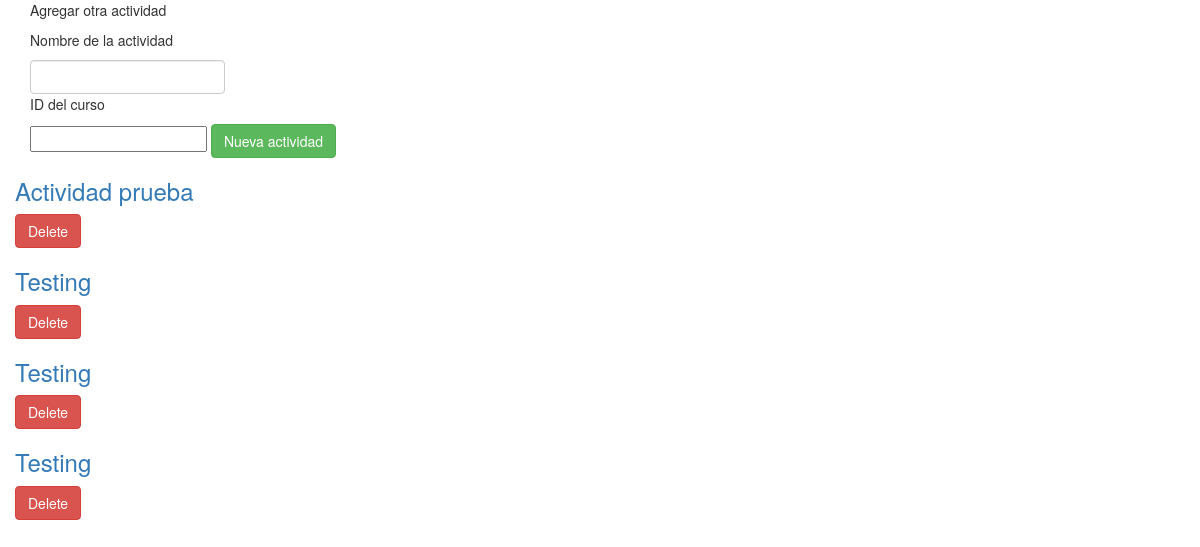
Screenshot of /cursos/2 with the database file from the repository.
### feedbackinator/models.py (models this page shows)
class Actividades(db.Model):
	id = db.Column(db.Integer, primary_key=True)
	nombre = db.Column(db.String(50), nullable=False)
	curso = db.Column(db.Integer, db.ForeignKey("cursos.id"), nullable=False)
	feedback = db.relationship("Feedback", backref="actividades", lazy=True)
	def __repr__(self):
		return self.nombre

### feedbackinator/routes.py (the view)
@app.route("/cursos/<curso>")
def cursos(curso):
	actividades = Actividades.query.filter_by(curso=curso).all()
	curso_actual = curso
	return render_template("cursos.html", actividades=actividades, curso=curso_actual)

### feedbackinator/templates/cursos.html
{% extends "base.html" %}
{% block content %}
	<div class="container mt-3 mb-5">
        <p>Agregar otra actividad</p>
        <form class="form-inline my-2 my-lg-0" action="/nuevaactividad" method="POST">
        <p>Nombre de la actividad</p>
        <input type="text", id="nombreactividad", class="form-control", name="nombreactividad" required>
        <p>ID del curso</p>
        <input type="text", id="nombrecurso", name="nombrecurso" required>
        <button type="submit" class="btn btn-success">Nueva actividad</button>
        </form>
    </div>
	{% if actividades is not none %}
        {% for actividad in actividades %}
        <div class="container">
            <div class="row mb-3">
                <div class="col">
                    <h3><a href="/feedback/{{ actividad.id }}">{{ actividad }}</a></h3>
                </div>
                <div class="col">
                    <form class="form-inline my2 my-lg-0" action="/borraractividad/{{ actividad.id }}">
                        <input type="submit" value="Delete" class="btn btn-danger">
                    </form>
                </div>
            </div>
        </div>
        {% endfor %}
    {% else %}
        <div class="container">
            <h4>Todavía no hay ninguna actividad.</h4>
        </div>
    {% endif %}
{% endblock %}

### rows the page displays
Actividades: nombre "Actividad prueba"
Actividades: nombre "Testing"
Actividades: nombre "Testing"
Actividades: nombre "Testing"
